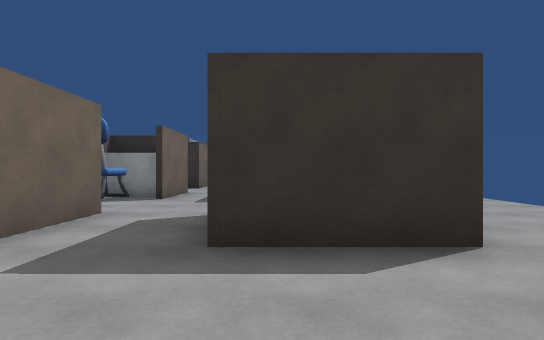
[1] (above)

18 first-person views from a walk through a Unity game level. The camera is 1.2 m above the floor, looks level and sees 80° across. The floor is counted in squares, 2 m on a side. Each view is taken from the middle of a square. On the plan, view 1 faces up. The plan holds only what a view shows up to about 10 squares ahead; the rest is blank. The player character is not drawn. Some surface patterns are stand-ins.

[2]
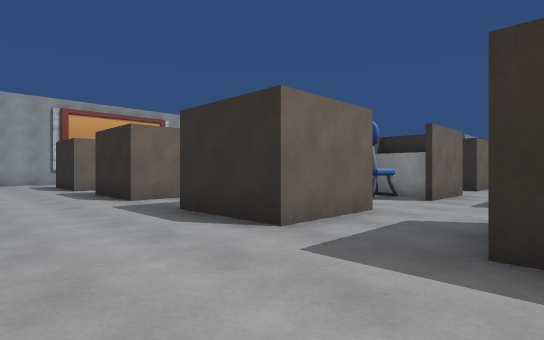

[3]
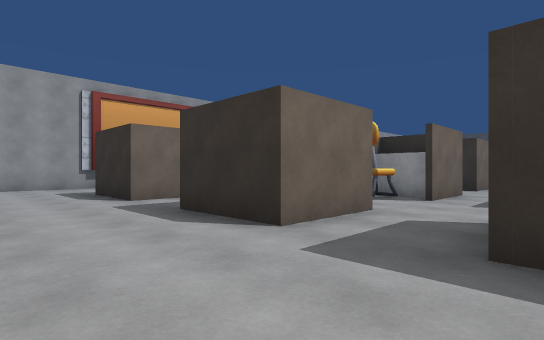

[4]
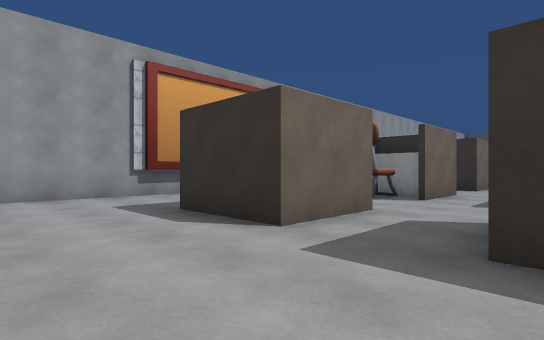

[5]
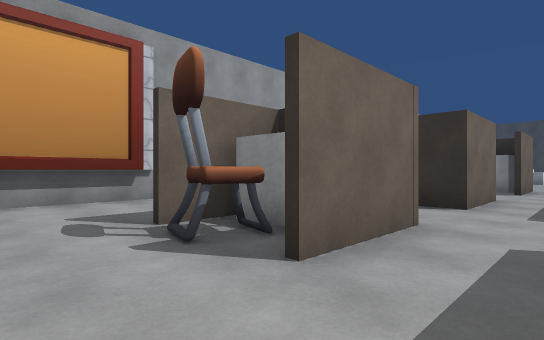

[6]
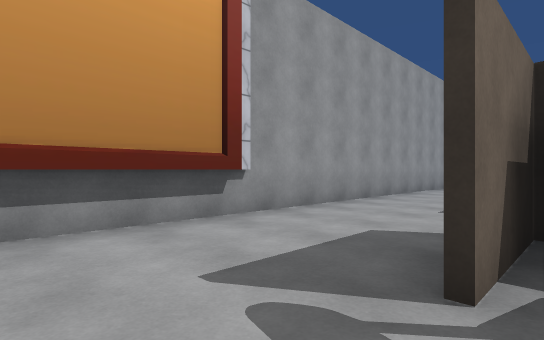

[7]
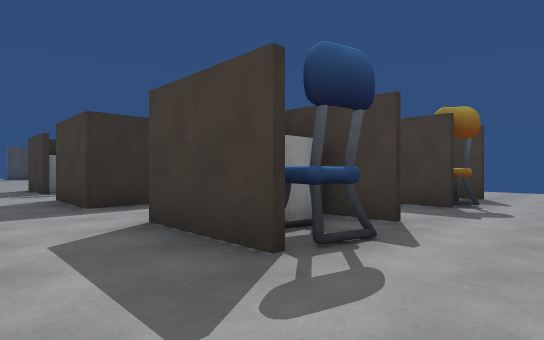

[8]
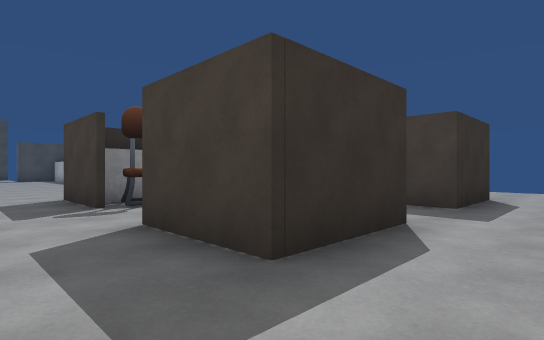

[9]
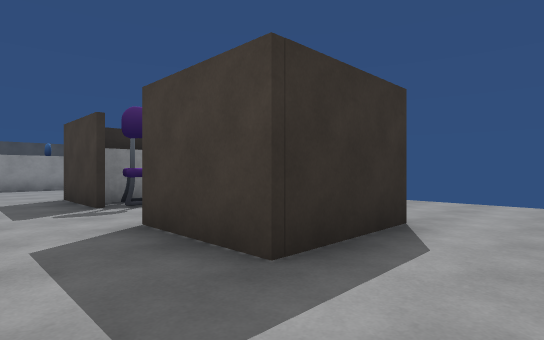

[10]
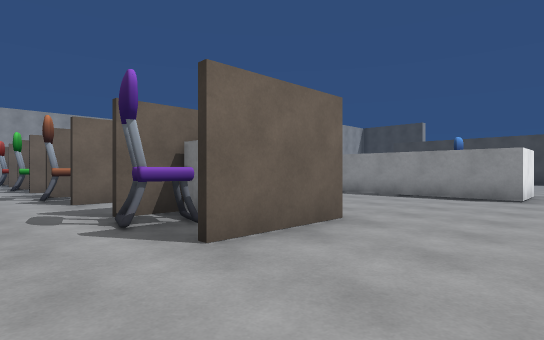

[11]
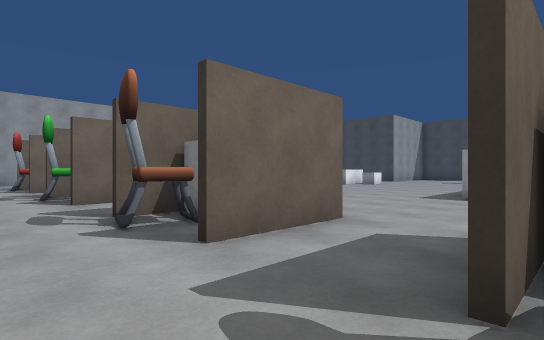

[12]
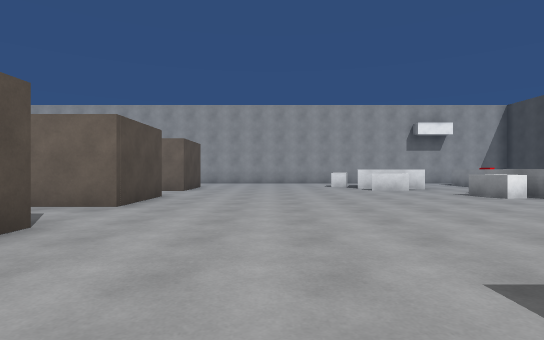

[13]
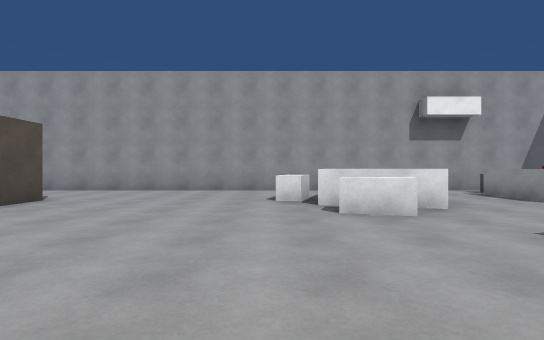

[14]
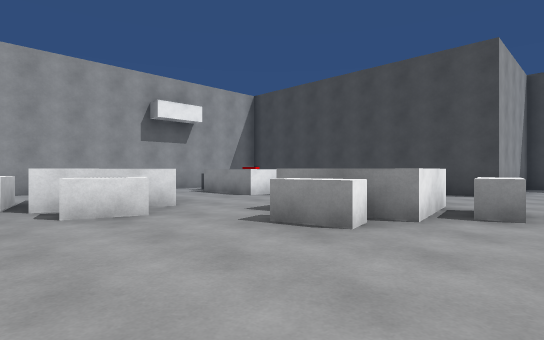

[15]
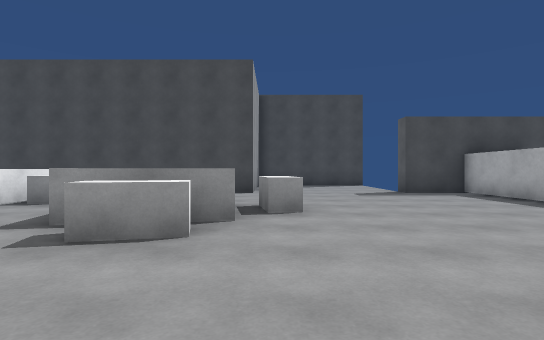

[16]
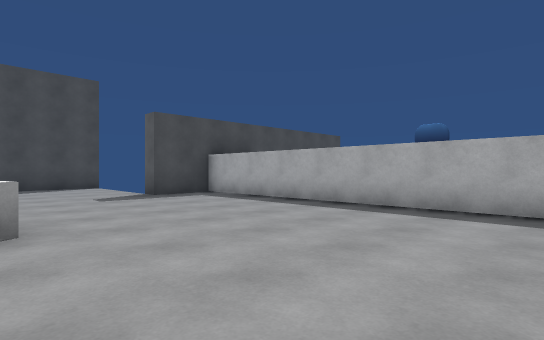

[17]
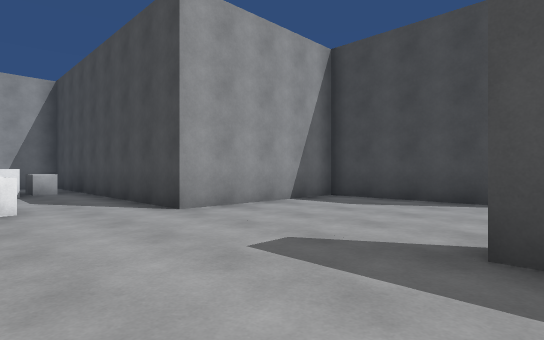

[18]
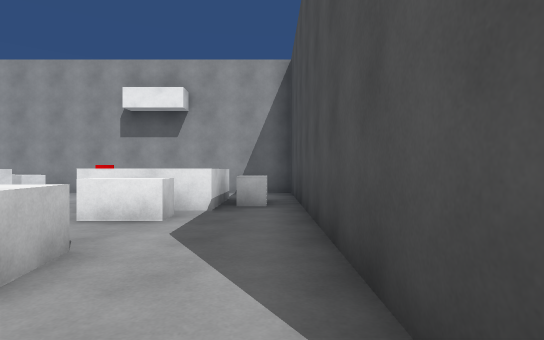

### Floor plan
Key: @ floor where view 1 was taken; # wall or solid block; . floor; ^ raised ledge; C chair; B block; O other object.
Columns run from 16 left of view 1 to 4 right of it. Each row starts with its distance up from view 1.
 34         #####
 33         #....
 32         #....
 31         #....
 30 #########....##
 29 #..B..........#
 28 #..B^.........#
 27 #O  ^B.B......#
 26 #..^^.. ^B....#
 25 #......^^.....#
 24 #.B^^...B.....#
 23 #.B  B........#
 22 #..BBB........#    #
 21 #..B..........######
 20 #...................
 19 #...................
 18 #....................
 17 #....................
 16 #...O#..O#..O ..O ...
 15 #.. CCO.CCO.CCO.CCO..
 14 #.  .................
 13 #.    .   ...........
 12 #..   O   O.  O.  O
 11 #.. O#. O#..O#..O#...
 10 #... ...  ...........
  9 #... ...  ..........
  8 #...O#..O#..O#..O O
  7 #...CCO.CCO.CCO.C.O..
  6 #....... ............
  5 #....... .......   ..
  4 #.    O.  O.  O.  O..
  3 #...O#..O#..O#..O#..
  2 #..................
  1 #.................
  0    .............@

Where each view was taken, in squares from view 1:
view 1: 0 up, 0 right, facing up
view 2: 0 up, 0 right, facing up-left
view 3: 0 up, 4 left, facing up-left
view 4: 0 up, 8 left, facing up-left
view 5: 5 up, 9 left, facing up-left
view 6: 5 up, 12 left, facing up-left
view 7: 5 up, 6 left, facing up-right
view 8: 9 up, 6 left, facing up-right
view 9: 9 up, 2 left, facing up-right
view 10: 13 up, 4 right, facing up-left
view 11: 13 up, 0 right, facing up-left
view 12: 19 up, 1 left, facing left
view 13: 21 up, 6 left, facing left
view 14: 21 up, 6 left, facing up-left
view 15: 21 up, 7 left, facing up
view 16: 22 up, 7 left, facing up-right
view 17: 27 up, 3 left, facing up-left
view 18: 29 up, 7 left, facing left
